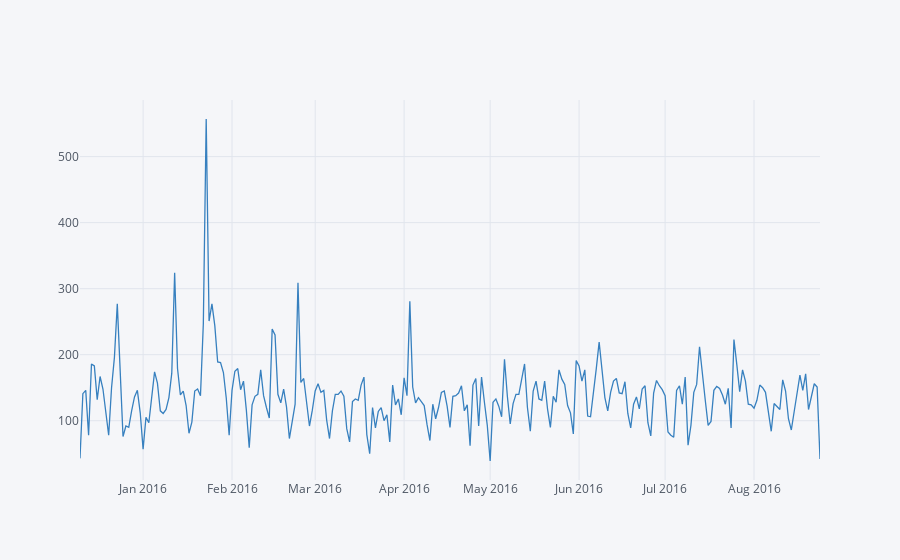

Notebook cell for this chart:
### Markdown cell above
** Now recreate this plot but create 3 separate plots with each plot representing a Reason for the 911 call**

### Code cell
# By Traffic
df[df['responding service'] == 'Traffic'].groupby('Date').count()['lat'].iplot(color='blue')

### Figure 1 — Plotly figure (JSON) as saved in the notebook; plotly's stock layout.template omitted (floating-point values rounded to 4 significant figures; data arrays with more than 128 entries replaced by an {"elided": "..."} marker saying what was removed)
{"data": [{"line": {"color": "rgba(55, 128, 191, 1.0)", "dash": "solid", "shape": "linear", "width": 1.3}, "mode": "lines", "name": "lat", "text": "", "type": "scatter", "x": {"elided": "259 str values"}, "y": {"elided": "259 int values"}}], "layout": {"legend": {"bgcolor": "#F5F6F9", "font": {"color": "#4D5663"}}, "paper_bgcolor": "#F5F6F9", "plot_bgcolor": "#F5F6F9", "title": {"font": {"color": "#4D5663"}}, "xaxis": {"gridcolor": "#E1E5ED", "showgrid": true, "tickfont": {"color": "#4D5663"}, "title": {"font": {"color": "#4D5663"}, "text": ""}, "zerolinecolor": "#E1E5ED"}, "yaxis": {"gridcolor": "#E1E5ED", "showgrid": true, "tickfont": {"color": "#4D5663"}, "title": {"font": {"color": "#4D5663"}, "text": ""}, "zerolinecolor": "#E1E5ED"}}}
